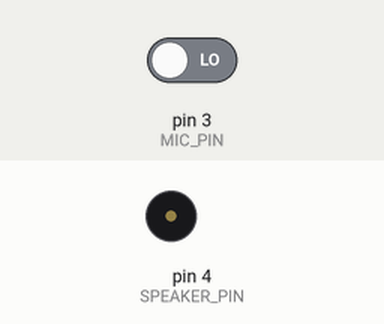
The sketch below on a simulated Arduino Uno, built with avr-gcc and run on an emulated ATmega328P. Shown: buzzer (waves = sounding). The test bench sets the inputs (shaded band); at power-on: pin 3 (MIC_PIN) LOW. What the sketch prints to the serial monitor is not drawn.

Above: at 3.2 s.
3.3 s: pin 3 (MIC_PIN) driven HIGH
At 5.1 s:
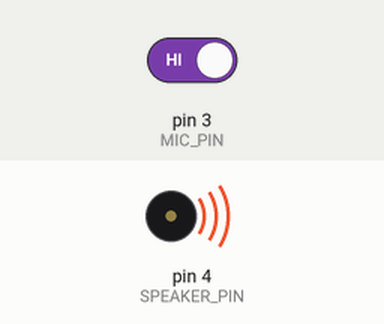
5.7 s: pin 3 (MIC_PIN) driven LOW
Timing chart, 0 to 14.1 s (numbered marks = the images above; inputs shaded):
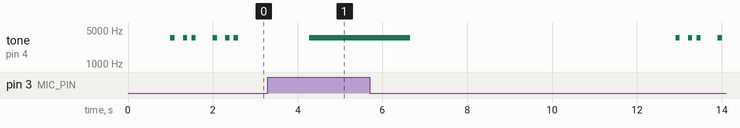

The sketch:

10bits4.ino
```cpp
// The speaker will only play a sound when there is a change in pd

//const boolean START[10] = {1,1,1,1,1,1,1,1,1,1};
//const boolean START[10] = {0,0,0,0,0,0,0,0,0,0};
const boolean START[10] = {1,0,0,1,0,1,0,0,0,0};

boolean value[10] = {1,1,1,1,1,1,1,1,1,1};

// speaker pin: PD4
const unsigned int SPEAKER_PIN = 4;

// microphone pin: PD7
const unsigned int MIC_PIN = 3;

// Clock: 3.432kHz
const unsigned int SOUND = 343;
const unsigned int CLK = 3430;
const unsigned int DELAY_CLK = 1000000 / CLK; //~291us
const unsigned int DELAY_CLK_4 = DELAY_CLK / 4;
const unsigned int DELAY_CLK_2 = DELAY_CLK / 2;

const unsigned int READ_TIME = 4;  //1us -> 4us
const unsigned int WRITE_TIME = 2; //2us
const unsigned int SERIAL_TIME = 104;  //10s/9600 = 104us

int i, reset;
const unsigned int RESET_AMOUNT = 10;  // amount of seconds

//for when value[i] = 1
//up, wait 1/4, read, wait 1/4, low, wait 1/2

void start() {
  int j;
  // need to have bits in tube before reading

    for (j = 0; j < 10; j++)
    {
      value[j] = START[j];
      if (value[j] == 1)
      {
        tone(SPEAKER_PIN, CLK);
        delay(50);
        delay(50);

      }
      else if (value[j] == 0)
      {
        noTone(SPEAKER_PIN);
        delay(50);
        delay(50);
      }
    }
}

void setup() {

  // initialize pins
  pinMode(SPEAKER_PIN, OUTPUT);
  pinMode(MIC_PIN, INPUT);

  //reset
  reset = 0;
  i = 0;

  // initialize serial communication at 9600 bits per second:
  Serial.begin(9600);
  Serial.println("ON");
  delay(1000);

  start();
}

void loop() {

  // define the current and next bit from value
  unsigned int thisBit = value[i];

  if (thisBit == 1)
  {
    tone(SPEAKER_PIN, CLK);
    delay(42);
    value[i] = digitalRead(MIC_PIN);
    delay(58 - 1);
  }
  else if (thisBit == 0)
  {
    noTone(SPEAKER_PIN);
    delay(42);
    value[i] = digitalRead(MIC_PIN);
    delay(58 - 1);
  }

  // Increase i
  if (i == 9) //repeat
  {
    i = 0;
    reset++;
    Serial.println(value[9]);
  }
  else
  {
    i++;
    Serial.print(value[i-1]);
  }
  //Reset
  if (reset == RESET_AMOUNT)
  {
    noTone(SPEAKER_PIN);
    reset = 0;
    delay (1000);
    Serial.println("Reset!");
    start();
  }
}
```

Measured:
- after the input at 3.3 s, tone on pin 4 (SPEAKER_PIN): silent → 3430 Hz after 0.98 s
- by itself, tone on pin 4 (SPEAKER_PIN): plays 3430 Hz for 0.10 s, 3430 Hz for 0.10 s, 3430 Hz for 0.10 s, 3430 Hz for 0.10 s, 3430 Hz for 0.10 s, 3430 Hz for 0.10 s
